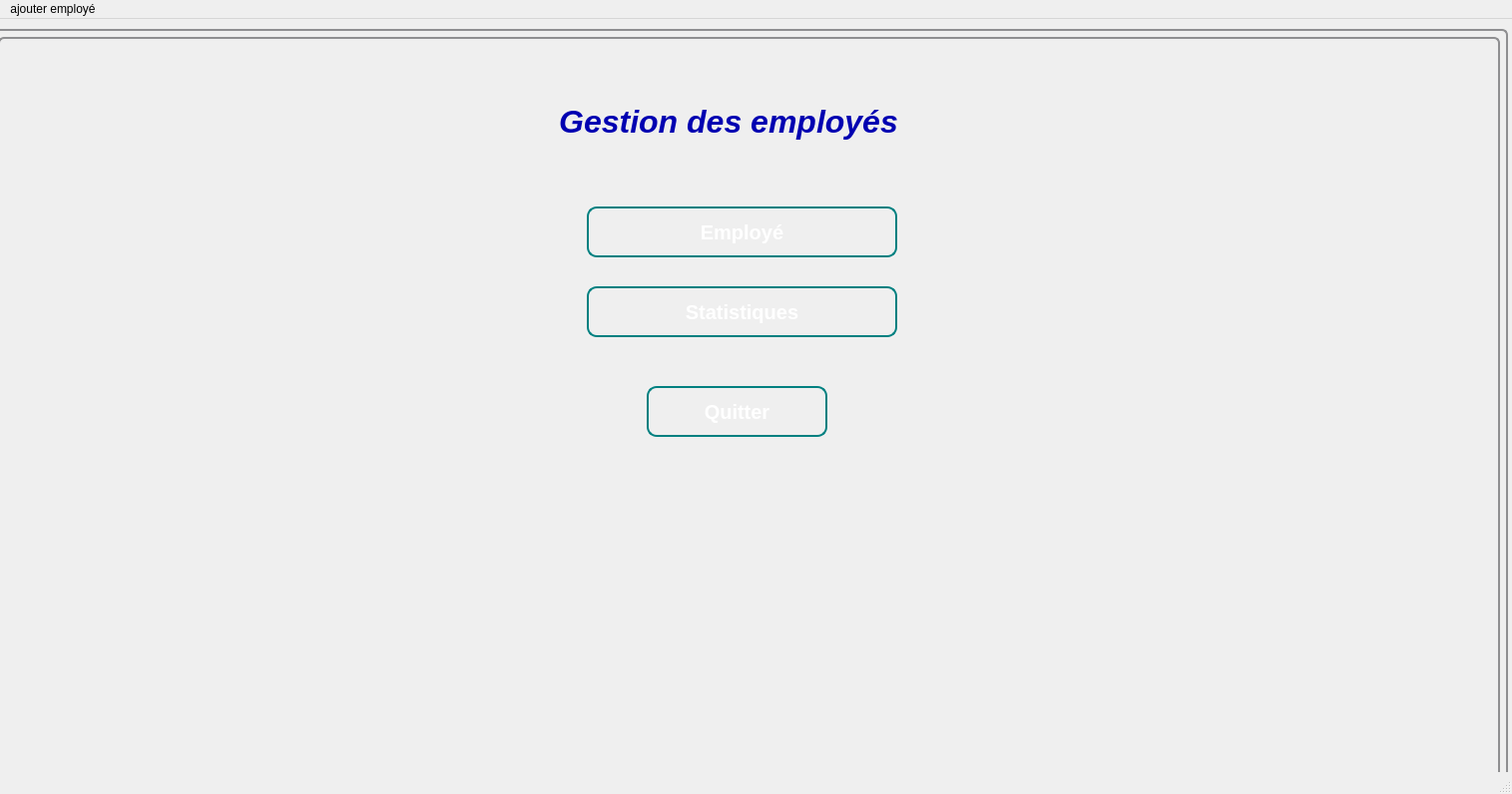
<?xml version="1.0" encoding="UTF-8"?>
<ui version="4.0">
 <class>empWindow</class>
 <widget class="QMainWindow" name="empWindow">
  <property name="geometry">
   <rect>
    <x>0</x>
    <y>0</y>
    <width>1515</width>
    <height>796</height>
   </rect>
  </property>
  <property name="windowTitle">
   <string>empWindow</string>
  </property>
  <widget class="QWidget" name="centralwidget">
   <widget class="QStackedWidget" name="stackedWidget">
    <property name="geometry">
     <rect>
      <x>-10</x>
      <y>10</y>
      <width>1521</width>
      <height>761</height>
     </rect>
    </property>
    <property name="styleSheet">
     <string notr="true">QWidget {
  background: qlineargradient(x1: 0, y1: 0, x2: 1, y2: 1,
                              stop: 0 #025bad, stop: 0.1#025bad,
                              stop: 0.5#51c6f0, stop: 0.9#025bad,

                              stop: 1.0 #025bad);
  border: 2px solid #8f8f91;
  border-radius: 6px;
  padding: 6px;
}</string>
    </property>
    <property name="frameShape">
     <enum>QFrame::StyledPanel</enum>
    </property>
    <property name="frameShadow">
     <enum>QFrame::Plain</enum>
    </property>
    <property name="lineWidth">
     <number>0</number>
    </property>
    <property name="midLineWidth">
     <number>0</number>
    </property>
    <property name="currentIndex">
     <number>3</number>
    </property>
    <widget class="QWidget" name="page_3">
     <widget class="QLabel" name="label_7">
      <property name="geometry">
       <rect>
        <x>500</x>
        <y>270</y>
        <width>621</width>
        <height>141</height>
       </rect>
      </property>
      <property name="styleSheet">
       <string notr="true">color:rgb(38, 75, 145);
font: 63 italic 72pt &quot;Segoe UI Semibold&quot;;

background-color:rgba(0,0,0,0);

border-color:rgba(0,0,0,0);
</string>
      </property>
      <property name="text">
       <string>AutoTech</string>
      </property>
     </widget>
     <widget class="QPushButton" name="pushButton_2">
      <property name="geometry">
       <rect>
        <x>510</x>
        <y>590</y>
        <width>411</width>
        <height>61</height>
       </rect>
      </property>
      <property name="styleSheet">
       <string notr="true">QPushButton {
    background: qlineargradient(x1: 0, y1: 0, x2: 0, y2: 1,
                                stop: 0 #0080ff, stop: 1 #004080);
    border: 2px solid #008080;
    border-radius: 10px;
    padding: 10px;
    color: white;
    font-size: 20px;
    font-weight: bold;
    text-align: center;
}
QPushButton:hover {
    background: qlineargradient(x1: 0, y1: 0, x2: 0, y2: 1,
                                stop: 0 #00bfff, stop: 1 #0080ff);
    cursor: pointer;
    box-shadow: 0px 0px 5px #004040;
}
QPushButton:pressed {
    background: qlineargradient(x1: 0, y1: 0, x2: 0, y2: 1,
                                stop: 0 #004080, stop: 1 #002040);
}</string>
      </property>
      <property name="text">
       <string>Se connecter</string>
      </property>
     </widget>
    </widget>
    <widget class="QWidget" name="page_9">
     <widget class="QLabel" name="label_3">
      <property name="geometry">
       <rect>
        <x>170</x>
        <y>60</y>
        <width>1101</width>
        <height>621</height>
       </rect>
      </property>
      <property name="styleSheet">
       <string notr="true">border-color:rgba(0,0,0,0);</string>
      </property>
      <property name="text">
       <string/>
      </property>
      <property name="pixmap">
       <pixmap>../../Pictures/what-is-a-connected-car-getty-images-1168122740-hero@2x.jpg</pixmap>
      </property>
     </widget>
     <widget class="QLabel" name="label_6">
      <property name="geometry">
       <rect>
        <x>270</x>
        <y>160</y>
        <width>291</width>
        <height>71</height>
       </rect>
      </property>
      <property name="styleSheet">
       <string notr="true">color:rgb(212, 255, 255);
background-color:rgba(0,0,0,0);
font: 75 28pt &quot;MS Sans Serif&quot;;
border-color:rgba(0,0,0,0);</string>
      </property>
      <property name="text">
       <string>S'identifier</string>
      </property>
     </widget>
     <widget class="QLineEdit" name="lineEdit">
      <property name="geometry">
       <rect>
        <x>200</x>
        <y>290</y>
        <width>321</width>
        <height>71</height>
       </rect>
      </property>
      <property name="font">
       <font>
        <family>MS Sans Serif</family>
        <pointsize>28</pointsize>
        <weight>75</weight>
        <bold>true</bold>
       </font>
      </property>
      <property name="styleSheet">
       <string notr="true">QLineEdit {
	
background:transparent;
border:none;
color:rgba(255,255,255,230);
border-bottom:2px solid rgba(105,118,132,255);
padding-bottom:7px
}</string>
      </property>
      <property name="placeholderText">
       <string>Id</string>
      </property>
     </widget>
     <widget class="QLineEdit" name="lineEdit_2">
      <property name="geometry">
       <rect>
        <x>200</x>
        <y>390</y>
        <width>321</width>
        <height>71</height>
       </rect>
      </property>
      <property name="font">
       <font>
        <family>MS Sans Serif</family>
        <pointsize>28</pointsize>
        <weight>75</weight>
        <bold>true</bold>
       </font>
      </property>
      <property name="styleSheet">
       <string notr="true">QLineEdit {
	
background:transparent;
border:none;
color:rgba(255,255,255,230);
border-bottom:2px solid rgba(105,118,132,255);
padding-bottom:7px
}</string>
      </property>
      <property name="placeholderText">
       <string>Mot de passe</string>
      </property>
     </widget>
     <widget class="QPushButton" name="pushButton_3">
      <property name="geometry">
       <rect>
        <x>264</x>
        <y>530</y>
        <width>151</width>
        <height>41</height>
       </rect>
      </property>
      <property name="styleSheet">
       <string notr="true">QPushButton {
    background: qlineargradient(x1: 0, y1: 0, x2: 0, y2: 1,
                                stop: 0 #00bfff, stop: 1 #0080ff);
    border: 2px solid #008080;
    border-radius: 10px;
    padding: 10px;
    color: white;
    font-size: 20px;
    font-weight: bold;
    text-align: center;
}
QPushButton:hover {
    background: qlineargradient(x1: 0, y1: 0, x2: 0, y2: 1,
                                stop: 0 #0080ff, stop: 1 #004080);
    cursor: pointer;
    box-shadow: 0px 0px 5px #004040;
}
QPushButton:pressed {
    background: qlineargradient(x1: 0, y1: 0, x2: 0, y2: 1,
                                stop: 0 #004080, stop: 1 #002040);
}</string>
      </property>
      <property name="text">
       <string>Connexion</string>
      </property>
     </widget>
    </widget>
    <widget class="QWidget" name="page_8">
     <widget class="QLabel" name="label_5">
      <property name="geometry">
       <rect>
        <x>390</x>
        <y>30</y>
        <width>881</width>
        <height>101</height>
       </rect>
      </property>
      <property name="styleSheet">
       <string notr="true">color:rgb(255, 255, 255);
border-color:rgba(0,0,0,0);
font: 63 48pt &quot;Yu Gothic UI Semibold&quot;;



background-color:rgba(0,0,0,0);</string>
      </property>
      <property name="text">
       <string>Menu des gestions</string>
      </property>
     </widget>
     <widget class="QPushButton" name="pushButton_16">
      <property name="geometry">
       <rect>
        <x>550</x>
        <y>170</y>
        <width>291</width>
        <height>51</height>
       </rect>
      </property>
      <property name="styleSheet">
       <string notr="true">QPushButton {
    background: qlineargradient(x1: 0, y1: 0, x2: 0, y2: 1,
                                stop: 0 #1c3087, stop: 1 #1c3087);
    border: 2px solid #000000;
    border-radius: 10px;
    padding: 10px;
    color: white;
    font-size: 15px;
    font-weight: bold;
    text-align: center;
}

QPushButton:hover {
    background: qlineargradient(x1: 0, y1: 0, x2: 0, y2: 1,
                                stop: 0 #bd9a06, stop: 1 #deb60d);
    cursor: pointer;
    box-shadow: 0px 0px 5px #004040;
}

QPushButton:pressed {
    background: qlineargradient(x1: 0, y1: 0, x2: 0, y2: 1,
                                stop: 0 #004080, stop: 1 #002040);
}</string>
      </property>
      <property name="text">
       <string>Gestion Des employés</string>
      </property>
     </widget>
     <widget class="QPushButton" name="pushButton_17">
      <property name="geometry">
       <rect>
        <x>550</x>
        <y>240</y>
        <width>291</width>
        <height>51</height>
       </rect>
      </property>
      <property name="styleSheet">
       <string notr="true">QPushButton {
    background: qlineargradient(x1: 0, y1: 0, x2: 0, y2: 1,
                                stop: 0 #1c3087, stop: 1 #1c3087);
    border: 2px solid #000000;
    border-radius: 10px;
    padding: 10px;
    color: white;
    font-size: 15px;
    font-weight: bold;
    text-align: center;
}

QPushButton:hover {
    background: qlineargradient(x1: 0, y1: 0, x2: 0, y2: 1,
                                stop: 0 #bd9a06, stop: 1 #deb60d);
    cursor: pointer;
    box-shadow: 0px 0px 5px #004040;
}

QPushButton:pressed {
    background: qlineargradient(x1: 0, y1: 0, x2: 0, y2: 1,
                                stop: 0 #004080, stop: 1 #002040);
}</string>
      </property>
      <property name="text">
       <string>Gestion des vehicules </string>
      </property>
     </widget>
     <widget class="QPushButton" name="pushButton_18">
      <property name="geometry">
       <rect>
        <x>550</x>
        <y>310</y>
        <width>291</width>
        <height>51</height>
       </rect>
      </property>
      <property name="styleSheet">
       <string notr="true">QPushButton {
    background: qlineargradient(x1: 0, y1: 0, x2: 0, y2: 1,
                                stop: 0 #1c3087, stop: 1 #1c3087);
    border: 2px solid #000000;
    border-radius: 10px;
    padding: 10px;
    color: white;
    font-size: 15px;
    font-weight: bold;
    text-align: center;
}

QPushButton:hover {
    background: qlineargradient(x1: 0, y1: 0, x2: 0, y2: 1,
                                stop: 0 #bd9a06, stop: 1 #deb60d);
    cursor: pointer;
    box-shadow: 0px 0px 5px #004040;
}

QPushButton:pressed {
    background: qlineargradient(x1: 0, y1: 0, x2: 0, y2: 1,
                                stop: 0 #004080, stop: 1 #002040);
}</string>
      </property>
      <property name="text">
       <string>Gestion des clients</string>
      </property>
     </widget>
     <widget class="QPushButton" name="pushButton_19">
      <property name="geometry">
       <rect>
        <x>550</x>
        <y>380</y>
        <width>291</width>
        <height>51</height>
       </rect>
      </property>
      <property name="styleSheet">
       <string notr="true">QPushButton {
    background: qlineargradient(x1: 0, y1: 0, x2: 0, y2: 1,
                                stop: 0 #1c3087, stop: 1 #1c3087);
    border: 2px solid #000000;
    border-radius: 10px;
    padding: 10px;
    color: white;
    font-size: 15px;
    font-weight: bold;
    text-align: center;
}

QPushButton:hover {
    background: qlineargradient(x1: 0, y1: 0, x2: 0, y2: 1,
                                stop: 0 #bd9a06, stop: 1 #deb60d);
    cursor: pointer;
    box-shadow: 0px 0px 5px #004040;
}

QPushButton:pressed {
    background: qlineargradient(x1: 0, y1: 0, x2: 0, y2: 1,
                                stop: 0 #004080, stop: 1 #002040);
}</string>
      </property>
      <property name="text">
       <string>Gestion des visites</string>
      </property>
     </widget>
     <widget class="QPushButton" name="pushButton_20">
      <property name="geometry">
       <rect>
        <x>550</x>
        <y>450</y>
        <width>291</width>
        <height>51</height>
       </rect>
      </property>
      <property name="styleSheet">
       <string notr="true">QPushButton {
    background: qlineargradient(x1: 0, y1: 0, x2: 0, y2: 1,
                                stop: 0 #1c3087, stop: 1 #1c3087);
    border: 2px solid #000000;
    border-radius: 10px;
    padding: 10px;
    color: white;
    font-size: 15px;
    font-weight: bold;
    text-align: center;
}

QPushButton:hover {
    background: qlineargradient(x1: 0, y1: 0, x2: 0, y2: 1,
                                stop: 0 #bd9a06, stop: 1 #deb60d);
    cursor: pointer;
    box-shadow: 0px 0px 5px #004040;
}

QPushButton:pressed {
    background: qlineargradient(x1: 0, y1: 0, x2: 0, y2: 1,
                                stop: 0 #004080, stop: 1 #002040);
}</string>
      </property>
      <property name="text">
       <string>Gestion des reclamations</string>
      </property>
     </widget>
     <widget class="QPushButton" name="pushButton_21">
      <property name="geometry">
       <rect>
        <x>620</x>
        <y>530</y>
        <width>121</width>
        <height>51</height>
       </rect>
      </property>
      <property name="styleSheet">
       <string notr="true">QPushButton {
    background: qlineargradient(x1: 0, y1: 0, x2: 0, y2: 1,
                                stop: 0 #04c8d6, stop: 1 #04c8d6);
    border: 2px solid #000000;
    border-radius: 10px;
    padding: 10px;
	
	
    color: white;
    font-size: 14px;
    font-weight: bold;
    text-align: center;
}

QPushButton:hover {
    background: qlineargradient(x1: 0, y1: 0, x2: 0, y2: 1,
                                stop: 0 #50faf7, stop: 1 #50faf7);
    cursor: pointer;
    box-shadow: 0px 0px 5px #004040;
}

QPushButton:pressed {
    background: qlineargradient(x1: 0, y1: 0, x2: 0, y2: 1,
                                stop: 0 #004080, stop: 1 #002040);
}
</string>
      </property>
      <property name="text">
       <string>Quitter</string>
      </property>
     </widget>
    </widget>
    <widget class="QWidget" name="page_1">
     <widget class="QPushButton" name="pushButton1">
      <property name="geometry">
       <rect>
        <x>590</x>
        <y>170</y>
        <width>311</width>
        <height>51</height>
       </rect>
      </property>
      <property name="styleSheet">
       <string notr="true">QPushButton {
    background: qlineargradient(x1: 0, y1: 0, x2: 0, y2: 1,
                                stop: 0 #00bfff, stop: 1 #0080ff);
    border: 2px solid #008080;
    border-radius: 10px;
    padding: 10px;
    color: white;
    font-size: 20px;
    font-weight: bold;
    text-align: center;
}
QPushButton:hover {
    background: qlineargradient(x1: 0, y1: 0, x2: 0, y2: 1,
                                stop: 0 #0080ff, stop: 1 #004080);
    cursor: pointer;
    box-shadow: 0px 0px 5px #004040;
}
QPushButton:pressed {
    background: qlineargradient(x1: 0, y1: 0, x2: 0, y2: 1,
                                stop: 0 #004080, stop: 1 #002040);
}</string>
      </property>
      <property name="text">
       <string>Employé</string>
      </property>
     </widget>
     <widget class="QPushButton" name="pushButton_6">
      <property name="geometry">
       <rect>
        <x>650</x>
        <y>350</y>
        <width>181</width>
        <height>51</height>
       </rect>
      </property>
      <property name="styleSheet">
       <string notr="true">
QPushButton {
    background: qlineargradient(x1: 0, y1: 0, x2: 0, y2: 1,
                                stop: 0 #00bfff, stop: 1 #0080ff);
    border: 2px solid #008080;
    border-radius: 10px;
    padding: 10px;
    color: white;
    font-size: 20px;
    font-weight: bold;
    text-align: center;
}
QPushButton:hover {
    background: qlineargradient(x1: 0, y1: 0, x2: 0, y2: 1,
                                stop: 0 #0080ff, stop: 1 #004080);
    cursor: pointer;
    box-shadow: 0px 0px 5px #004040;
}
QPushButton:pressed {
    background: qlineargradient(x1: 0, y1: 0, x2: 0, y2: 1,
                                stop: 0 #004080, stop: 1 #002040);
}</string>
      </property>
      <property name="text">
       <string>Quitter</string>
      </property>
     </widget>
     <widget class="QLabel" name="label_2">
      <property name="geometry">
       <rect>
        <x>510</x>
        <y>50</y>
        <width>441</width>
        <height>71</height>
       </rect>
      </property>
      <property name="styleSheet">
       <string notr="true">color:rgb(255, 208, 38);
border-color:rgba(0,0,0,0);
font: 63 48pt &quot;Yu Gothic UI Semibold&quot;;



background-color:rgba(0,0,0,0);</string>
      </property>
      <property name="text">
       <string>&lt;!DOCTYPE HTML PUBLIC &quot;-//W3C//DTD HTML 4.0//EN&quot; &quot;http://www.w3.org/TR/REC-html40/strict.dtd&quot;&gt;
&lt;html&gt;&lt;head&gt;&lt;meta name=&quot;qrichtext&quot; content=&quot;1&quot; /&gt;&lt;style type=&quot;text/css&quot;&gt;
p, li { white-space: pre-wrap; }
&lt;/style&gt;&lt;/head&gt;&lt;body style=&quot; font-family:'MS Shell Dlg 2'; font-size:22pt; font-weight:400; font-style:normal;&quot;&gt;
&lt;p align=&quot;center&quot; dir='rtl' style=&quot; margin-top:12px; margin-bottom:12px; margin-left:0px; margin-right:0px; -qt-block-indent:0; text-indent:0px;&quot;&gt;&lt;span style=&quot; font-family:'MS PGothic'; font-size:24pt; font-weight:600; font-style:italic; color:#0000b1;&quot;&gt;Gestion des employés&lt;/span&gt;&lt;/p&gt;&lt;/body&gt;&lt;/html&gt;</string>
      </property>
     </widget>
     <widget class="QPushButton" name="pushButton">
      <property name="geometry">
       <rect>
        <x>590</x>
        <y>250</y>
        <width>311</width>
        <height>51</height>
       </rect>
      </property>
      <property name="styleSheet">
       <string notr="true">QPushButton {
    background: qlineargradient(x1: 0, y1: 0, x2: 0, y2: 1,
                                stop: 0 #00bfff, stop: 1 #0080ff);
    border: 2px solid #008080;
    border-radius: 10px;
    padding: 10px;
    color: white;
    font-size: 20px;
    font-weight: bold;
    text-align: center;
}
QPushButton:hover {
    background: qlineargradient(x1: 0, y1: 0, x2: 0, y2: 1,
                                stop: 0 #0080ff, stop: 1 #004080);
    cursor: pointer;
    box-shadow: 0px 0px 5px #004040;
}
QPushButton:pressed {
    background: qlineargradient(x1: 0, y1: 0, x2: 0, y2: 1,
                                stop: 0 #004080, stop: 1 #002040);
}</string>
      </property>
      <property name="text">
       <string>Statistiques</string>
      </property>
     </widget>
    </widget>
    <widget class="QWidget" name="page_2">
     <widget class="QLabel" name="label_9">
      <property name="geometry">
       <rect>
        <x>10</x>
        <y>80</y>
        <width>81</width>
        <height>31</height>
       </rect>
      </property>
      <property name="styleSheet">
       <string notr="true">background-color:rgba(0,0,0,0);
font: 75 14pt &quot;MS Serif&quot;;
border-color:rgba(0,0,0,0);
color:rgb(255, 255, 255);</string>
      </property>
      <property name="text">
       <string>Nom</string>
      </property>
     </widget>
     <widget class="QLabel" name="label_10">
      <property name="geometry">
       <rect>
        <x>0</x>
        <y>130</y>
        <width>81</width>
        <height>31</height>
       </rect>
      </property>
      <property name="styleSheet">
       <string notr="true">background-color:rgba(0,0,0,0);
font: 75 14pt &quot;MS Serif&quot;;
border-color:rgba(0,0,0,0);
color:rgb(255, 255, 255);</string>
      </property>
      <property name="text">
       <string>Prenom</string>
      </property>
     </widget>
     <widget class="QLabel" name="label_11">
      <property name="geometry">
       <rect>
        <x>10</x>
        <y>180</y>
        <width>81</width>
        <height>31</height>
       </rect>
      </property>
      <property name="styleSheet">
       <string notr="true">background-color:rgba(0,0,0,0);
font: 75 14pt &quot;MS Serif&quot;;
border-color:rgba(0,0,0,0);
color:rgb(255, 255, 255);</string>
      </property>
      <property name="text">
       <string>Email</string>
      </property>
     </widget>
     <widget class="QLabel" name="label_12">
      <property name="geometry">
       <rect>
        <x>10</x>
        <y>220</y>
        <width>71</width>
        <height>41</height>
       </rect>
      </property>
      <property name="styleSheet">
       <string notr="true">background-color:rgba(0,0,0,0);
font: 75 14pt &quot;MS Serif&quot;;
border-color:rgba(0,0,0,0);
color:rgb(255, 255, 255);</string>
      </property>
      <property name="text">
       <string>Mdp</string>
      </property>
     </widget>
     <widget class="QLabel" name="label_13">
      <property name="geometry">
       <rect>
        <x>10</x>
        <y>30</y>
        <width>81</width>
        <height>31</height>
       </rect>
      </property>
      <property name="styleSheet">
       <string notr="true">background-color:rgba(0,0,0,0);
font: 75 14pt &quot;MS Serif&quot;;
border-color:rgba(0,0,0,0);
color:rgb(255, 255, 255);</string>
      </property>
      <property name="text">
       <string>ID</string>
      </property>
     </widget>
     <widget class="QLabel" name="label_14">
      <property name="geometry">
       <rect>
        <x>10</x>
        <y>280</y>
        <width>81</width>
        <height>31</height>
       </rect>
      </property>
      <property name="styleSheet">
       <string notr="true">background-color:rgba(0,0,0,0);
font: 75 14pt &quot;MS Serif&quot;;
border-color:rgba(0,0,0,0);
color:rgb(255, 255, 255);</string>
      </property>
      <property name="text">
       <string>Grade</string>
      </property>
     </widget>
     <widget class="QLabel" name="label_15">
      <property name="geometry">
       <rect>
        <x>10</x>
        <y>340</y>
        <width>91</width>
        <height>31</height>
       </rect>
      </property>
      <property name="styleSheet">
       <string notr="true">background-color:rgba(0,0,0,0);
font: 75 14pt &quot;MS Serif&quot;;
border-color:rgba(0,0,0,0);
color:rgb(255, 255, 255);</string>
      </property>
      <property name="text">
       <string>Salaire</string>
      </property>
     </widget>
     <widget class="QLabel" name="label_16">
      <property name="geometry">
       <rect>
        <x>260</x>
        <y>20</y>
        <width>261</width>
        <height>41</height>
       </rect>
      </property>
      <property name="styleSheet">
       <string notr="true">background-color:rgba(0,0,0,0);
font: 75 14pt &quot;MS Serif&quot;;
border-color:rgba(0,0,0,0);
color:rgb(255, 255, 255);</string>
      </property>
      <property name="text">
       <string>Nombre d'heure supplementaire</string>
      </property>
     </widget>
     <widget class="QLineEdit" name="lineEdit_id">
      <property name="geometry">
       <rect>
        <x>102</x>
        <y>30</y>
        <width>131</width>
        <height>31</height>
       </rect>
      </property>
      <property name="styleSheet">
       <string notr="true">QLineEdit {
    background-color: #FFFFFF;
    border: 1px solid #BBBBBB;
    border-radius: 5px;
    padding: 3px;
    font-size: 15px;
    font-family: &quot;Arial&quot;;
}

QLineEdit:focus {
    border: 2px solid #0000FF;
    background-color: #F0F0F0;
}</string>
      </property>
     </widget>
     <widget class="QLineEdit" name="lineEdit_n">
      <property name="geometry">
       <rect>
        <x>102</x>
        <y>80</y>
        <width>131</width>
        <height>31</height>
       </rect>
      </property>
      <property name="styleSheet">
       <string notr="true">QLineEdit {
    background-color: #FFFFFF;
    border: 1px solid #BBBBBB;
    border-radius: 5px;
    padding: 3px;
    font-size: 15px;
    font-family: &quot;Arial&quot;;
}

QLineEdit:focus {
    border: 2px solid #0000FF;
    background-color: #F0F0F0;
}</string>
      </property>
     </widget>
     <widget class="QLineEdit" name="lineEdit_p">
      <property name="geometry">
       <rect>
        <x>102</x>
        <y>130</y>
        <width>131</width>
        <height>31</height>
       </rect>
      </property>
      <property name="styleSheet">
       <string notr="true">QLineEdit {
    background-color: #FFFFFF;
    border: 1px solid #BBBBBB;
    border-radius: 5px;
    padding: 3px;
    font-size: 15px;
    font-family: &quot;Arial&quot;;
}

QLineEdit:focus {
    border: 2px solid #0000FF;
    background-color: #F0F0F0;
}</string>
      </property>
     </widget>
     <widget class="QLineEdit" name="lineEdit_em">
      <property name="geometry">
       <rect>
        <x>100</x>
        <y>180</y>
        <width>131</width>
        <height>31</height>
       </rect>
      </property>
      <property name="styleSheet">
       <string notr="true">QLineEdit {
    background-color: #FFFFFF;
    border: 1px solid #BBBBBB;
    border-radius: 5px;
    padding: 3px;
    font-size: 15px;
    font-family: &quot;Arial&quot;;
}

QLineEdit:focus {
    border: 2px solid #0000FF;
    background-color: #F0F0F0;
}</string>
      </property>
     </widget>
     <widget class="QLineEdit" name="lineEdit_mdp">
      <property name="geometry">
       <rect>
        <x>100</x>
        <y>230</y>
        <width>131</width>
        <height>31</height>
       </rect>
      </property>
      <property name="styleSheet">
       <string notr="true">QLineEdit {
    background-color: #FFFFFF;
    border: 1px solid #BBBBBB;
    border-radius: 5px;
    padding: 3px;
    font-size: 15px;
    font-family: &quot;Arial&quot;;
}

QLineEdit:focus {
    border: 2px solid #0000FF;
    background-color: #F0F0F0;
}</string>
      </property>
     </widget>
     <widget class="QLineEdit" name="lineEdit_g">
      <property name="geometry">
       <rect>
        <x>100</x>
        <y>280</y>
        <width>131</width>
        <height>31</height>
       </rect>
      </property>
      <property name="styleSheet">
       <string notr="true">QLineEdit {
    background-color: #FFFFFF;
    border: 1px solid #BBBBBB;
    border-radius: 5px;
    padding: 3px;
    font-size: 15px;
    font-family: &quot;Arial&quot;;
}

QLineEdit:focus {
    border: 2px solid #0000FF;
    background-color: #F0F0F0;
}</string>
      </property>
     </widget>
     <widget class="QLineEdit" name="lineEdit_s">
      <property name="geometry">
       <rect>
        <x>100</x>
        <y>340</y>
        <width>131</width>
        <height>31</height>
       </rect>
      </property>
      <property name="styleSheet">
       <string notr="true">QLineEdit {
    background-color: #FFFFFF;
    border: 1px solid #BBBBBB;
    border-radius: 5px;
    padding: 3px;
    font-size: 15px;
    font-family: &quot;Arial&quot;;
}

QLineEdit:focus {
    border: 2px solid #0000FF;
    background-color: #F0F0F0;
}</string>
      </property>
     </widget>
     <widget class="QLineEdit" name="lineEdit_sup">
      <property name="geometry">
       <rect>
        <x>530</x>
        <y>20</y>
        <width>131</width>
        <height>31</height>
       </rect>
      </property>
      <property name="styleSheet">
       <string notr="true">QLineEdit {
    background-color: #FFFFFF;
    border: 1px solid #BBBBBB;
    border-radius: 5px;
    padding: 3px;
    font-size: 15px;
    font-family: &quot;Arial&quot;;
}

QLineEdit:focus {
    border: 2px solid #0000FF;
    background-color: #F0F0F0;
}</string>
      </property>
     </widget>
     <widget class="QPushButton" name="ajouter">
      <property name="geometry">
       <rect>
        <x>1040</x>
        <y>140</y>
        <width>121</width>
        <height>31</height>
       </rect>
      </property>
      <property name="styleSheet">
       <string notr="true">color:rgb(255, 255, 255);</string>
      </property>
      <property name="text">
       <string>Ajouter</string>
      </property>
     </widget>
     <widget class="QPushButton" name="modifier">
      <property name="geometry">
       <rect>
        <x>1040</x>
        <y>220</y>
        <width>121</width>
        <height>31</height>
       </rect>
      </property>
      <property name="styleSheet">
       <string notr="true">color:rgb(255, 255, 255);</string>
      </property>
      <property name="text">
       <string>Modifier</string>
      </property>
     </widget>
     <widget class="QPushButton" name="supprimer1">
      <property name="geometry">
       <rect>
        <x>1040</x>
        <y>290</y>
        <width>121</width>
        <height>31</height>
       </rect>
      </property>
      <property name="styleSheet">
       <string notr="true">color:rgb(255, 255, 255);</string>
      </property>
      <property name="text">
       <string>Supprimer</string>
      </property>
     </widget>
     <widget class="QTableView" name="tableView">
      <property name="geometry">
       <rect>
        <x>250</x>
        <y>70</y>
        <width>591</width>
        <height>361</height>
       </rect>
      </property>
      <property name="styleSheet">
       <string notr="true">background-color: rgb(255, 255, 255);
color: rgb(0,0,0);</string>
      </property>
     </widget>
     <widget class="QPushButton" name="pushButton_22">
      <property name="geometry">
       <rect>
        <x>650</x>
        <y>450</y>
        <width>101</width>
        <height>41</height>
       </rect>
      </property>
      <property name="styleSheet">
       <string notr="true">color:rgb(255, 255, 255);</string>
      </property>
      <property name="text">
       <string>PDF</string>
      </property>
     </widget>
     <widget class="QLabel" name="label_17">
      <property name="geometry">
       <rect>
        <x>910</x>
        <y>10</y>
        <width>101</width>
        <height>31</height>
       </rect>
      </property>
      <property name="styleSheet">
       <string notr="true">color:rgb(255, 255, 255);</string>
      </property>
      <property name="text">
       <string>Recherche</string>
      </property>
     </widget>
     <widget class="QLineEdit" name="lineEdit_13">
      <property name="geometry">
       <rect>
        <x>1030</x>
        <y>10</y>
        <width>171</width>
        <height>31</height>
       </rect>
      </property>
      <property name="styleSheet">
       <string notr="true">QLineEdit {
    background-color: #FFFFFF;
    border: 1px solid #BBBBBB;
    border-radius: 5px;
    padding: 3px;
    font-size: 15px;
    font-family: &quot;Arial&quot;;
}

QLineEdit:focus {
    border: 2px solid #0000FF;
    background-color: #F0F0F0;
}
</string>
      </property>
     </widget>
     <widget class="QLabel" name="label">
      <property name="geometry">
       <rect>
        <x>350</x>
        <y>450</y>
        <width>51</width>
        <height>41</height>
       </rect>
      </property>
      <property name="toolTip">
       <string>&lt;html&gt;&lt;head/&gt;&lt;body&gt;&lt;p align=&quot;center&quot;&gt;Tri&lt;/p&gt;&lt;/body&gt;&lt;/html&gt;</string>
      </property>
      <property name="whatsThis">
       <string>&lt;html&gt;&lt;head/&gt;&lt;body&gt;&lt;p align=&quot;center&quot;&gt;tri&lt;/p&gt;&lt;/body&gt;&lt;/html&gt;</string>
      </property>
      <property name="styleSheet">
       <string notr="true">color:rgb(255, 255, 255);</string>
      </property>
      <property name="text">
       <string>TRI</string>
      </property>
     </widget>
     <widget class="QRadioButton" name="radioButton">
      <property name="geometry">
       <rect>
        <x>430</x>
        <y>440</y>
        <width>101</width>
        <height>31</height>
       </rect>
      </property>
      <property name="styleSheet">
       <string notr="true">color:rgb(255, 255, 255);</string>
      </property>
      <property name="text">
       <string>Croissant</string>
      </property>
     </widget>
     <widget class="QRadioButton" name="radioButton_2">
      <property name="geometry">
       <rect>
        <x>430</x>
        <y>480</y>
        <width>101</width>
        <height>31</height>
       </rect>
      </property>
      <property name="styleSheet">
       <string notr="true">color:rgb(255, 255, 255);</string>
      </property>
      <property name="text">
       <string>Decroissant</string>
      </property>
     </widget>
     <widget class="QLineEdit" name="le_supprimer">
      <property name="geometry">
       <rect>
        <x>1190</x>
        <y>290</y>
        <width>161</width>
        <height>31</height>
       </rect>
      </property>
      <property name="styleSheet">
       <string notr="true">QLineEdit {
    background-color: #FFFFFF;
    border: 1px solid #BBBBBB;
    border-radius: 5px;
    padding: 3px;
    font-size: 15px;
    font-family: &quot;Arial&quot;;
}

QLineEdit:focus {
    border: 2px solid #0000FF;
    background-color: #F0F0F0;
}</string>
      </property>
      <property name="placeholderText">
       <string>saisir l'id de l'employé</string>
      </property>
     </widget>
    </widget>
    <widget class="QWidget" name="page_6">
     <widget class="QLineEdit" name="lineEdit_sm">
      <property name="geometry">
       <rect>
        <x>580</x>
        <y>80</y>
        <width>113</width>
        <height>31</height>
       </rect>
      </property>
      <property name="styleSheet">
       <string notr="true">QLineEdit {
    background-color: #FFFFFF;
    border: 1px solid #BBBBBB;
    border-radius: 5px;
    padding: 3px;
    font-size: 15px;
    font-family: &quot;Arial&quot;;
}

QLineEdit:focus {
    border: 2px solid #0000FF;
    background-color: #F0F0F0;
}</string>
      </property>
     </widget>
     <widget class="QLabel" name="label_34">
      <property name="geometry">
       <rect>
        <x>110</x>
        <y>180</y>
        <width>71</width>
        <height>31</height>
       </rect>
      </property>
      <property name="styleSheet">
       <string notr="true">background-color:rgba(0,0,0,0);
font: 75 14pt &quot;MS Serif&quot;;
border-color:rgba(0,0,0,0);
color:rgb(255, 255, 255);</string>
      </property>
      <property name="text">
       <string>Email</string>
      </property>
     </widget>
     <widget class="QLabel" name="label_35">
      <property name="geometry">
       <rect>
        <x>120</x>
        <y>80</y>
        <width>71</width>
        <height>31</height>
       </rect>
      </property>
      <property name="styleSheet">
       <string notr="true">background-color:rgba(0,0,0,0);
font: 75 14pt &quot;MS Serif&quot;;
border-color:rgba(0,0,0,0);
color:rgb(255, 255, 255);
</string>
      </property>
      <property name="text">
       <string>Nom</string>
      </property>
     </widget>
     <widget class="QLineEdit" name="lineEdit_nm">
      <property name="geometry">
       <rect>
        <x>200</x>
        <y>80</y>
        <width>113</width>
        <height>31</height>
       </rect>
      </property>
      <property name="styleSheet">
       <string notr="true">QLineEdit {
    background-color: #FFFFFF;
    border: 1px solid #BBBBBB;
    border-radius: 5px;
    padding: 3px;
    font-size: 15px;
    font-family: &quot;Arial&quot;;
}

QLineEdit:focus {
    border: 2px solid #0000FF;
    background-color: #F0F0F0;
}</string>
      </property>
     </widget>
     <widget class="QPushButton" name="pushButton_13">
      <property name="geometry">
       <rect>
        <x>170</x>
        <y>440</y>
        <width>75</width>
        <height>31</height>
       </rect>
      </property>
      <property name="text">
       <string>Retour</string>
      </property>
     </widget>
     <widget class="QLineEdit" name="lineEdit_idm">
      <property name="geometry">
       <rect>
        <x>200</x>
        <y>30</y>
        <width>113</width>
        <height>31</height>
       </rect>
      </property>
      <property name="styleSheet">
       <string notr="true">QLineEdit {
    background-color: #FFFFFF;
    border: 1px solid #BBBBBB;
    border-radius: 5px;
    padding: 3px;
    font-size: 15px;
    font-family: &quot;Arial&quot;;
}

QLineEdit:focus {
    border: 2px solid #0000FF;
    background-color: #F0F0F0;
}</string>
      </property>
     </widget>
     <widget class="QLineEdit" name="lineEdit_gm">
      <property name="geometry">
       <rect>
        <x>580</x>
        <y>30</y>
        <width>113</width>
        <height>31</height>
       </rect>
      </property>
      <property name="styleSheet">
       <string notr="true">QLineEdit {
    background-color: #FFFFFF;
    border: 1px solid #BBBBBB;
    border-radius: 5px;
    padding: 3px;
    font-size: 15px;
    font-family: &quot;Arial&quot;;
}

QLineEdit:focus {
    border: 2px solid #0000FF;
    background-color: #F0F0F0;
}</string>
      </property>
     </widget>
     <widget class="QLabel" name="label_36">
      <property name="geometry">
       <rect>
        <x>130</x>
        <y>230</y>
        <width>81</width>
        <height>31</height>
       </rect>
      </property>
      <property name="styleSheet">
       <string notr="true">background-color:rgba(0,0,0,0);
font: 75 14pt &quot;MS Serif&quot;;
border-color:rgba(0,0,0,0);
color:rgb(255, 255, 255);</string>
      </property>
      <property name="text">
       <string>Mdp</string>
      </property>
     </widget>
     <widget class="QLineEdit" name="lineEdit_mdpm">
      <property name="geometry">
       <rect>
        <x>200</x>
        <y>230</y>
        <width>113</width>
        <height>31</height>
       </rect>
      </property>
      <property name="styleSheet">
       <string notr="true">QLineEdit {
    background-color: #FFFFFF;
    border: 1px solid #BBBBBB;
    border-radius: 5px;
    padding: 3px;
    font-size: 15px;
    font-family: &quot;Arial&quot;;
}

QLineEdit:focus {
    border: 2px solid #0000FF;
    background-color: #F0F0F0;
}</string>
      </property>
     </widget>
     <widget class="QPushButton" name="pushButton_14">
      <property name="geometry">
       <rect>
        <x>170</x>
        <y>380</y>
        <width>75</width>
        <height>31</height>
       </rect>
      </property>
      <property name="text">
       <string>Annuler</string>
      </property>
     </widget>
     <widget class="QLineEdit" name="lineEdit_pm">
      <property name="geometry">
       <rect>
        <x>200</x>
        <y>130</y>
        <width>113</width>
        <height>31</height>
       </rect>
      </property>
      <property name="styleSheet">
       <string notr="true">QLineEdit {
    background-color: #FFFFFF;
    border: 1px solid #BBBBBB;
    border-radius: 5px;
    padding: 3px;
    font-size: 15px;
    font-family: &quot;Arial&quot;;
}

QLineEdit:focus {
    border: 2px solid #0000FF;
    background-color: #F0F0F0;
}</string>
      </property>
     </widget>
     <widget class="QLabel" name="label_37">
      <property name="geometry">
       <rect>
        <x>120</x>
        <y>30</y>
        <width>47</width>
        <height>31</height>
       </rect>
      </property>
      <property name="styleSheet">
       <string notr="true">background-color:rgba(0,0,0,0);
font: 75 14pt &quot;MS Serif&quot;;
border-color:rgba(0,0,0,0);
color:rgb(255, 255, 255);</string>
      </property>
      <property name="text">
       <string>id</string>
      </property>
     </widget>
     <widget class="QLabel" name="label_38">
      <property name="geometry">
       <rect>
        <x>110</x>
        <y>130</y>
        <width>81</width>
        <height>31</height>
       </rect>
      </property>
      <property name="styleSheet">
       <string notr="true">background-color:rgba(0,0,0,0);
font: 75 14pt &quot;MS Serif&quot;;
border-color:rgba(0,0,0,0);
color:rgb(255, 255, 255);
</string>
      </property>
      <property name="text">
       <string>Prenom</string>
      </property>
     </widget>
     <widget class="QPushButton" name="modifier2">
      <property name="geometry">
       <rect>
        <x>170</x>
        <y>330</y>
        <width>75</width>
        <height>31</height>
       </rect>
      </property>
      <property name="text">
       <string>modifier</string>
      </property>
     </widget>
     <widget class="QLineEdit" name="lineEdit_emm">
      <property name="geometry">
       <rect>
        <x>200</x>
        <y>180</y>
        <width>113</width>
        <height>31</height>
       </rect>
      </property>
      <property name="styleSheet">
       <string notr="true">QLineEdit {
    background-color: #FFFFFF;
    border: 1px solid #BBBBBB;
    border-radius: 5px;
    padding: 3px;
    font-size: 15px;
    font-family: &quot;Arial&quot;;
}

QLineEdit:focus {
    border: 2px solid #0000FF;
    background-color: #F0F0F0;
}</string>
      </property>
     </widget>
     <widget class="QLabel" name="label_18">
      <property name="geometry">
       <rect>
        <x>490</x>
        <y>30</y>
        <width>101</width>
        <height>31</height>
       </rect>
      </property>
      <property name="styleSheet">
       <string notr="true">background-color:rgba(0,0,0,0);
font: 75 14pt &quot;MS Serif&quot;;
border-color:rgba(0,0,0,0);
color:rgb(255, 255, 255);
</string>
      </property>
      <property name="text">
       <string>GRADE</string>
      </property>
     </widget>
     <widget class="QLabel" name="label_19">
      <property name="geometry">
       <rect>
        <x>480</x>
        <y>80</y>
        <width>111</width>
        <height>31</height>
       </rect>
      </property>
      <property name="styleSheet">
       <string notr="true">background-color:rgba(0,0,0,0);
font: 75 14pt &quot;MS Serif&quot;;
border-color:rgba(0,0,0,0);
color:rgb(255, 255, 255);</string>
      </property>
      <property name="text">
       <string>SALAIRE</string>
      </property>
     </widget>
     <widget class="QLineEdit" name="lineEdit_suppm">
      <property name="geometry">
       <rect>
        <x>580</x>
        <y>140</y>
        <width>113</width>
        <height>31</height>
       </rect>
      </property>
      <property name="styleSheet">
       <string notr="true">QLineEdit {
    background-color: #FFFFFF;
    border: 1px solid #BBBBBB;
    border-radius: 5px;
    padding: 3px;
    font-size: 15px;
    font-family: &quot;Arial&quot;;
}

QLineEdit:focus {
    border: 2px solid #0000FF;
    background-color: #F0F0F0;
}</string>
      </property>
     </widget>
     <widget class="QLabel" name="label_20">
      <property name="geometry">
       <rect>
        <x>330</x>
        <y>140</y>
        <width>241</width>
        <height>31</height>
       </rect>
      </property>
      <property name="styleSheet">
       <string notr="true">background-color:rgba(0,0,0,0);
font: 75 14pt &quot;MS Serif&quot;;
border-color:rgba(0,0,0,0);
color:rgb(255, 255, 255);</string>
      </property>
      <property name="text">
       <string>NOMBRE D HEURE SUPP</string>
      </property>
     </widget>
    </widget>
   </widget>
  </widget>
  <widget class="QMenuBar" name="menubar">
   <property name="geometry">
    <rect>
     <x>0</x>
     <y>0</y>
     <width>1515</width>
     <height>22</height>
    </rect>
   </property>
   <widget class="QMenu" name="menuajouter_employ">
    <property name="title">
     <string>ajouter employé</string>
    </property>
   </widget>
   <addaction name="menuajouter_employ"/>
  </widget>
  <widget class="QStatusBar" name="statusbar"/>
 </widget>
 <resources/>
 <connections/>
</ui>
